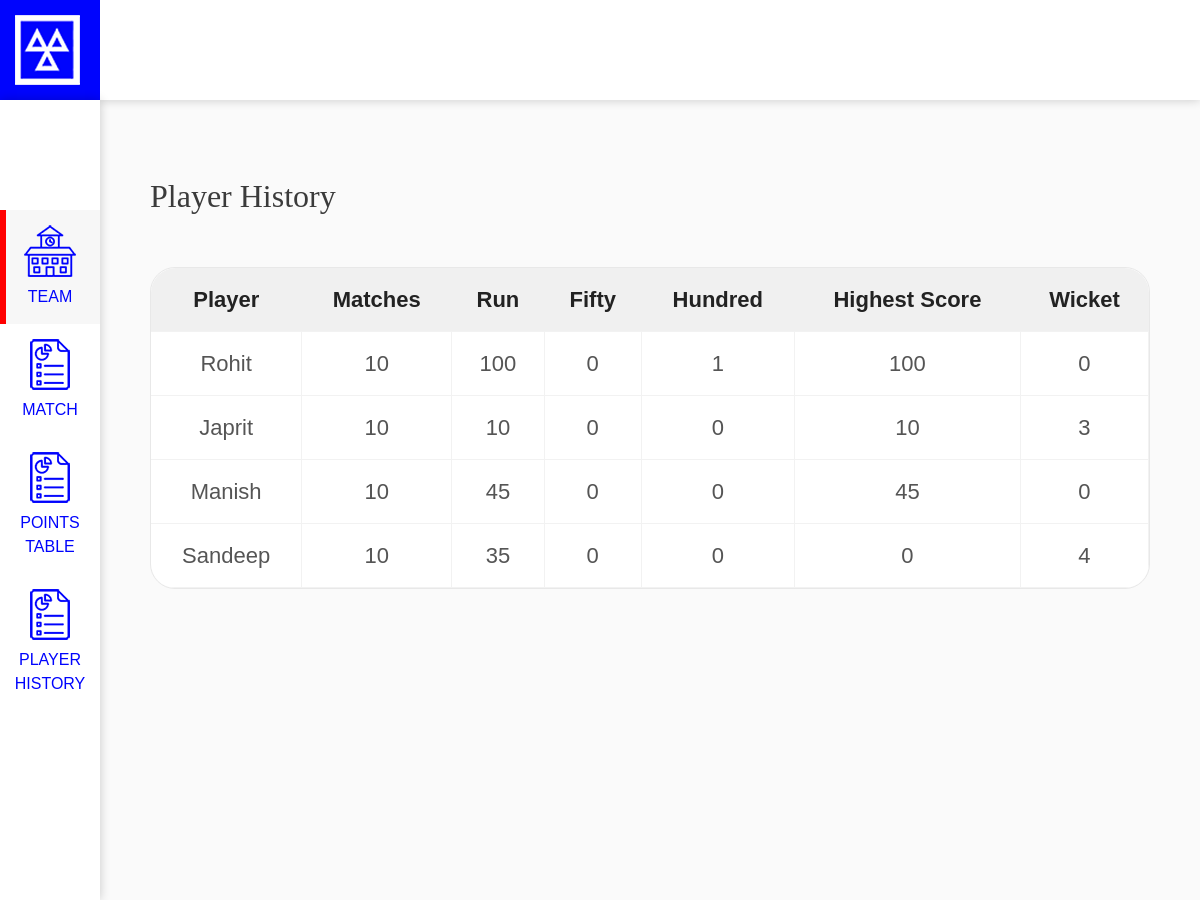
The app's page /player_history/ with its own data.
### basic_info/models.py (models this page shows, shortened)
class PlayerStats(models.Model):
    player = models.OneToOneField('Player',on_delete=models.CASCADE)
    matches = models.IntegerField(default=0)
    runs = models.IntegerField(default=0)
    fifty = models.IntegerField(default=0)
    hundred = models.IntegerField(default=0)
    highest_score  = models.IntegerField(default=0)
    wicket = models.IntegerField(default=0)
    team = models.ForeignKey('Team',related_name='team_match',on_delete=models.CASCADE)
    match = models.ForeignKey('Matches',related_name='team_matches',on_delete=models.CASCADE)
    class Meta:
        verbose_name = "PlayerStats"
        verbose_name_plural = "PlayerStats"

class Player(models.Model):
    first_name = models.CharField(max_length=255)
    last_name  = models.CharField(max_length=255)
    image = models.ImageField(upload_to='player/',)
    jersy_number = models.IntegerField()
    country = models.CharField(max_length=255)
    team = models.ForeignKey('Team',related_name='team_player',on_delete=models.CASCADE)
    class Meta:
        unique_together = ('team', 'jersy_number')
        verbose_name = "Player"
        verbose_name_plural = "Players"
    def __str__(self):
        return self.first_name

### basic_info/views.py (the view)
# urls.py: path('player_history/',PlayerHistoryView.as_view(),name='player_history'),
class PlayerHistoryView(ListView):
    model = PlayerStats
    template_name = 'user/player_history.html'

### basic_info/templates/user/player_history.html
{% include 'user/header.html'%}
{%load static %}
{% include 'user/side_bar.html' %}
<div class="content-wrapper">
    <div class="container-fluid">
        <div class="row">
            <div class="col-lg-12">
                <div class="page-main-title">
                    <h2> Player History </h2>
                </div>
            </div>
        </div>
        <div class="row">
            <div class="col-lg-12">
                <div class="product-listing-table full-width-table mt-40">
                    <table>
                        <thead>
                           <tr>
                           <th>Player</th>
                            <th>Matches</th>
                            <th>Run</th>
                            <th>Fifty</th>
                            <th>Hundred</th>
                            <th>Highest Score</th>
                            <th>Wicket</th>
                          </tr>
                        </thead>
                        <tbody>
                            {% for player_hist in playerstats_list %}
                                  <tr>
                                    <td>{{ player_hist.player }}</td>
                                    <td>{{ player_hist.matches }}</td>
                                    <td>{{ player_hist.runs }}</td>
                                    <td>{{ player_hist.fifty }}</td>
                                    <td>{{ player_hist.hundred }}</td>
                                    <td>{{ player_hist.highest_score }}</td>
                                    <td>{{ player_hist.wicket }}</td>
                                  </tr>
                            {% empty %}
                                    <tr>
                                        <td colspan="6">No Data</td>
                                    </tr>
                            {% endfor %}
                        </tbody>
                    </table>
                </div>
        </div>
    </div>
</div>
{% include 'user/footer.html'%}

### basic_info/templates/user/header.html (shortened to what this page needs)
{% load static %}
<!DOCTYPE html>
<html>
<head>
  <link rel="stylesheet" href="https://maxcdn.bootstrapcdn.com/bootstrap/4.3.1/css/bootstrap.min.css">
  <link rel="stylesheet" type="text/css" href="https://maxcdn.bootstrapcdn.com/font-awesome/4.7.0/css/font-awesome.min.css">
  <link rel="stylesheet" type="text/css" href="https://cdnjs.cloudflare.com/ajax/libs/slick-carousel/1.9.0/slick.min.css">
  <link rel="stylesheet" type="text/css" href="https://cdnjs.cloudflare.com/ajax/libs/slick-carousel/1.9.0/slick-theme.min.css">
  <link rel="stylesheet" type="text/css" href="{% static 'user/css/style.css' %}">
</head>
<body>
<div class="header-wrapper sec3">
    <div class="container-fluid">
        <div class="row">
            <div class="col-lg-2 col-3">
                <div class="main-logo">
                    <img src="{% static 'user/images/logo.png'%}">
                </div>
            </div>
            </div>
        </div>
    </div>

### basic_info/templates/user/side_bar.html
{% load staticfiles %}
<div class="sidebar-wrapper">
    <div class="dashboard-menu">
        <ul>
            <li class="active">
                <a href="http://127.0.0.1:8000/">
                    <span class="img-block">
                        <img src="{% static 'user/images/menu-icon-1.png' %}">
                    </span>
                    Team
                </a>
            </li>
            <li >
                <a href="/matches_list/">
                    <span class="img-block">
                        <img src="{% static 'user/images/menu-icon-2.png' %}">
                    </span>
                    Match
                </a>
            </li>
             <li >
                <a href="/points_table/">
                    <span class="img-block">
                        <img src="{% static 'user/images/menu-icon-2.png' %}">
                    </span>
                    Points Table
                </a>
            </li>
             <li >
                <a href="/player_history/">
                    <span class="img-block">
                        <img src="{% static 'user/images/menu-icon-2.png' %}">
                    </span>
                    Player History
                </a>
            </li>
        </ul>
    </div>
</div>

### basic_info/templates/user/footer.html (shortened to what this page needs)
</body>
</html>

### static/user/css/style.css (style rules this page uses)
* { box-sizing: border-box; -moz-box-sizing: border-box; -o-box-sizing: border-box; -ms-box-sizing: border-box; -webkit-box-sizing: border-box; }
html, body { margin: 0; padding: 0; }
body { background: #fff; color: #3b3b3b; font-family: 'Avenir-Medium', sans-serif; }
a, a:hover { display: inline-block; text-decoration: none; color: inherit; }
h1,h2,h3 { font-family: 'Avenir-Heavy'; }
ul { list-style-type: none; margin: 0; padding: 0; }
::placeholder { font-family: 'Avenir-Light'; }
.mt-40 { margin-top: 40px; }
h1,h2,h3,h4,h5,h6 { margin: 0; }
body { background: #fafafa; }
.container-fluid { padding-right: 50px; padding-left: 50px; }
.header-wrapper { padding: 0px 0; background: #fff; position: relative; box-shadow: 0 0 10px rgba(0, 0, 0, 0.2); }
.header-wrapper .container-fluid { padding-left: 0; }
.main-logo { display: inline-block; padding: 15px; background: #0004fd; max-width: 100px; width: 100%; }
.sidebar-wrapper { width: 100%; max-width: 100px; background: #fff; box-shadow: 0 0 10px rgba(0, 0, 0, 0.2); padding: 110px 0px; text-align: center; transition: 1s all; position: absolute; top: 100px; left: 0; z-index: 10; height: 100vh; display: flex; flex-direction: column; justify-content: flex-start; }
.dashboard-menu { text-align: left; }
.dashboard-menu li { padding: 15px 10px; position: relative; text-align: center; }
.dashboard-menu li span.img-block { display: inline-block; text-align: center; margin: auto; margin-bottom: 8px; }
span.img-block img { width: 100%; }
.dashboard-menu li:hover, .dashboard-menu li.active { background: #f7f7f7; transition: 0.5s all; }
.dashboard-menu li.active:after, .dashboard-menu li:hover:after { content: ''; background: #ff0000; width: 8px; position: absolute; left: -2px; top: 0; height: 100%; }
.dashboard-menu li a { display: block; text-transform: uppercase; color: #0004fd; }
.product-listing-table tbody { background: #fff; }
.content-wrapper { padding: 50px 0; background: #fafafa;; padding-left: 100px; transition: 1s all; }
.product-listing-table table { width: 100%; max-width: 440px; }
.full-width-table table { max-width: 100%; }
.product-listing-table table tr th:first-child { border-top-left-radius: 25px; }
.product-listing-table table tr th:last-child { border-top-right-radius: 25px; }
.product-listing-table table tr:last-child td:first-child { border-bottom-left-radius: 25px; }
.product-listing-table table tr:last-child td:last-child { border-bottom-right-radius: 25px; }
.product-listing-table th, .product-listing-table td { padding: 15px; text-align: center; font-size: 22px; color: #555; }
.product-listing-table td { border: 1px solid #f2f2f2; border-left:none; }
.product-listing-table th { background: #f0f0f0; color: #222; font-weight: 600; }
.product-listing-table { border: 1px solid #e8e8e8; border-radius: 25px; }
.page-main-title h2 { line-height:62px; }
.header-wrapper .col-lg-2 { max-width:150px; }
.content-wrapper { padding-top:65px; }
@media only screen and (min-width: 992px) and (max-width: 1200px) { .view-csv-data, .product-listing-table { overflow: auto; } }

### records on screen
PlayerStats: player "Rohit", matches "10", runs "100", fifty "0", hundred "1", highest_score "100", wicket "0"
PlayerStats: player "Japrit", matches "10", runs "10", fifty "0", hundred "0", highest_score "10", wicket "3"
PlayerStats: player "Manish", matches "10", runs "45", fifty "0", hundred "0", highest_score "45", wicket "0"
PlayerStats: player "Sandeep", matches "10", runs "35", fifty "0", hundred "0", highest_score "0", wicket "4"
